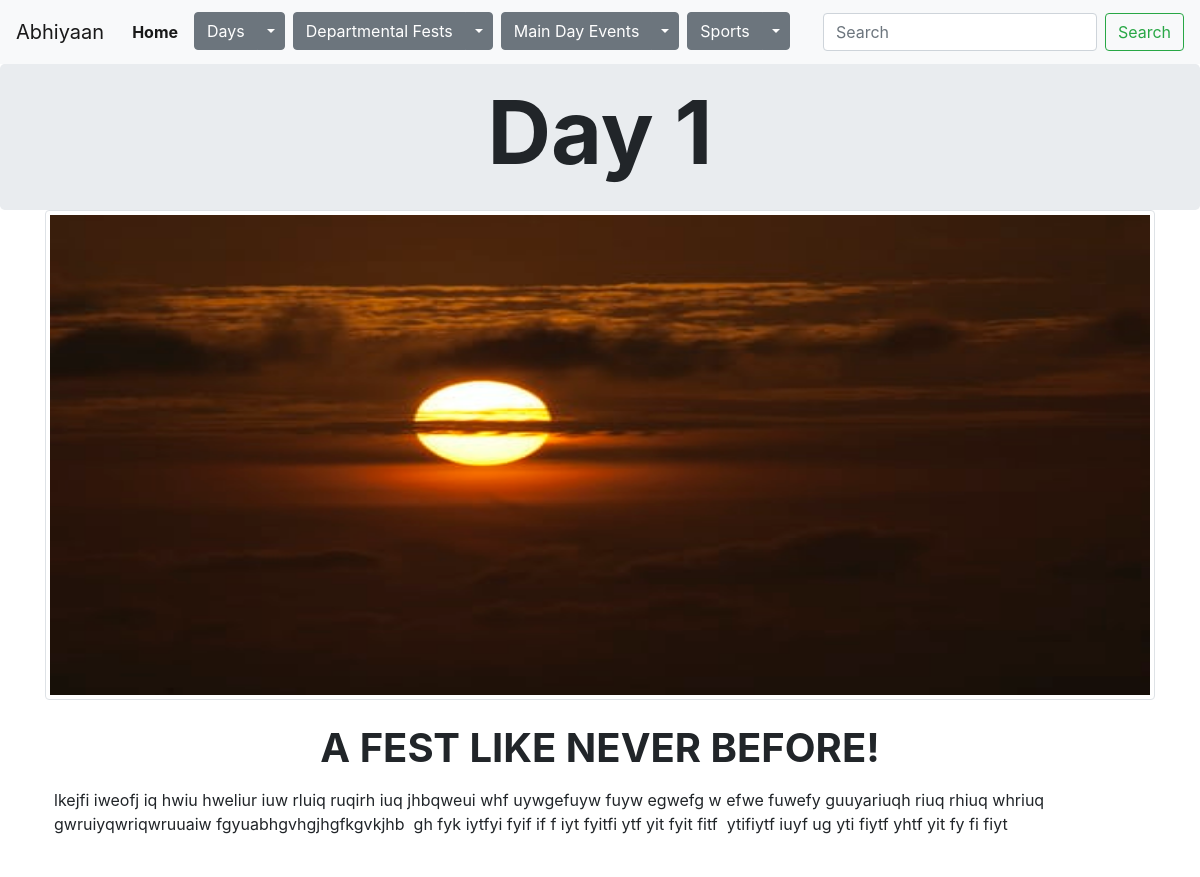
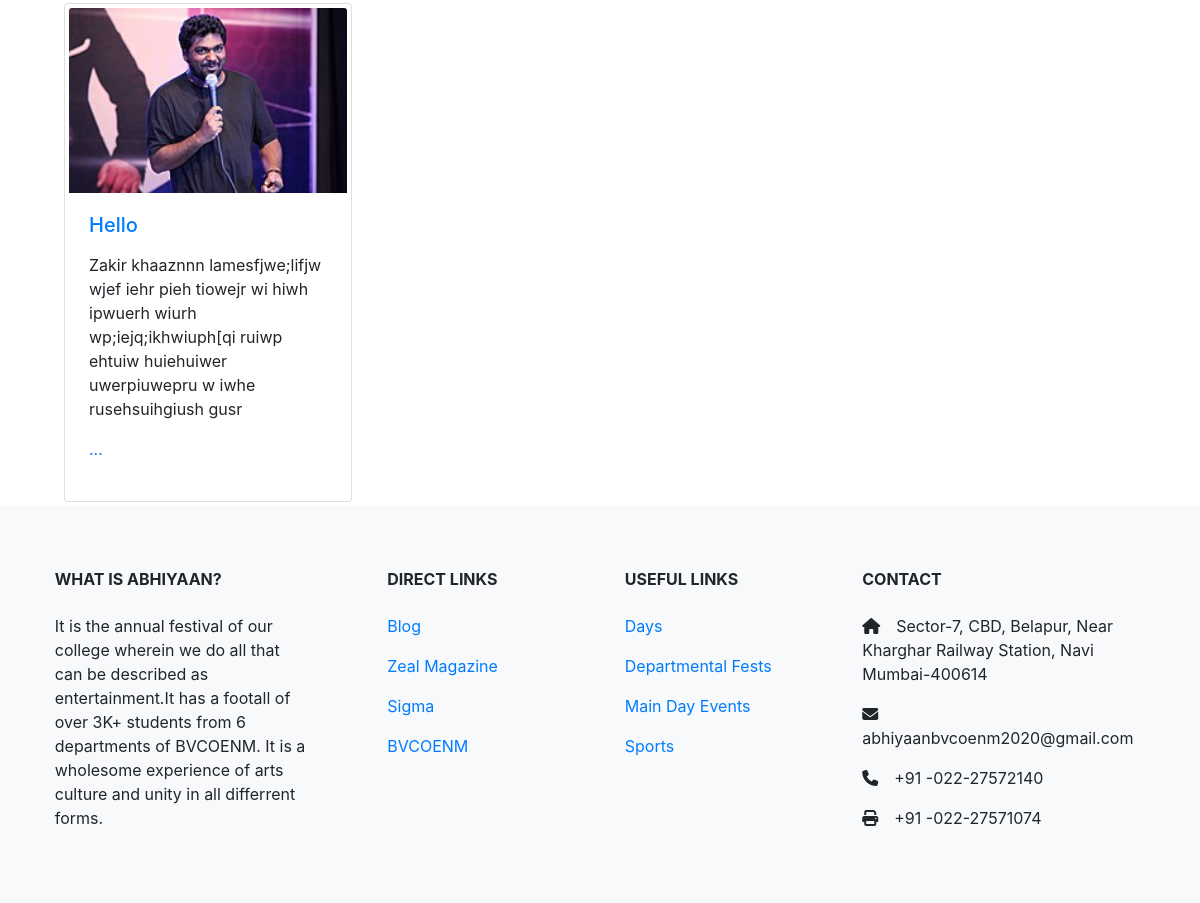
Page /maineventsdayone/ on the earlier database version (2 pictures, top to bottom).
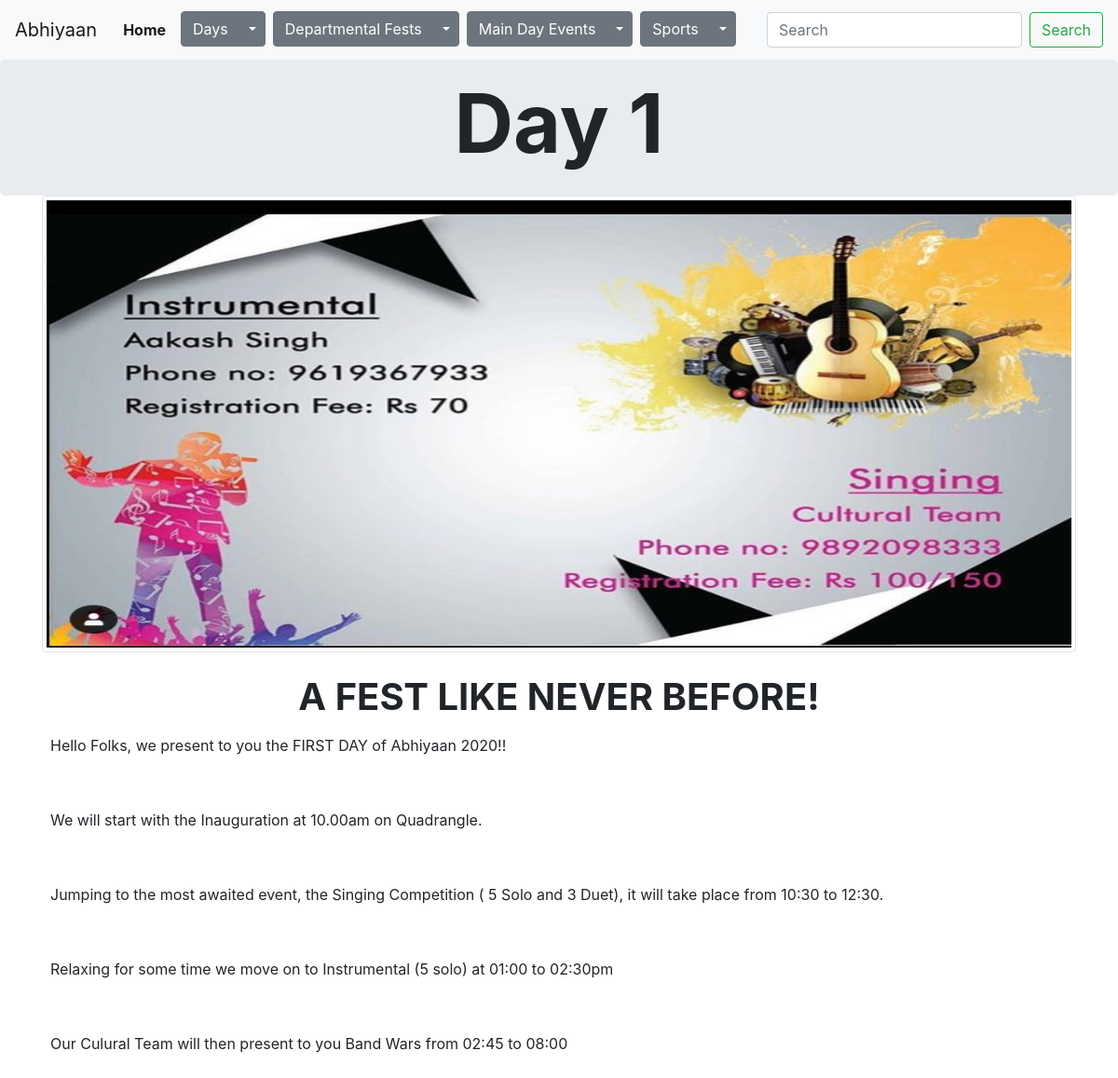
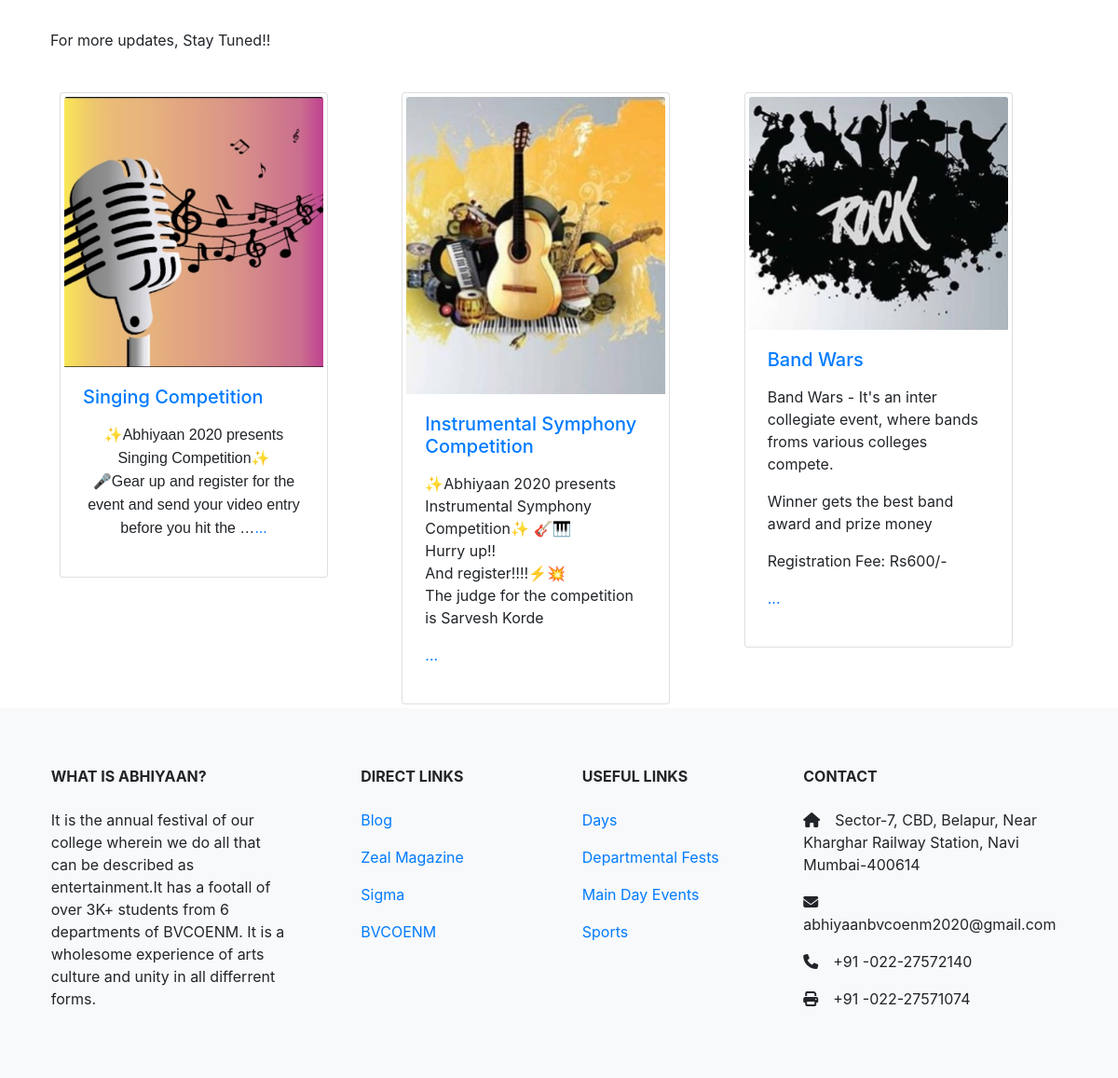
Same page on the later database version (2 pictures, top to bottom).
### maineventsdayone/models.py (models this page shows, shortened)
class MainDayOne(models.Model):
    imageOne   =  models.ImageField(upload_to='images', blank=True)
    imageTwo   =  models.ImageField(upload_to='images', blank=True)
    imageThree =  models.ImageField(upload_to='images', blank=True)
    description=  models.TextField(blank=True)
    day        =  models.ManyToManyField(Dayone, blank=True, related_name="dayofdayone")

class Event(models.Model):
    name           =  models.CharField(max_length=1000)
    image          =  models.ImageField(upload_to='images', blank=True)
    description    =  models.TextField(blank=True)
    eventhead      =  models.CharField(max_length=1000)
    rules          =  models.TextField(blank=True)
    registrationform= models.CharField(max_length=1000, blank=True)
    def __str__(self):
        return remove_html_tags(self.name)

### maineventsdayone/views.py (the view)
# urls.py: path("", views.index, name="index"),
def index(request):
    days=MainDayOne.objects.all()[0]
    day=Dayone.objects.all()
    events=Event.objects.all()
    return render(request, "maineventsdayone/index.html", {
        "days": days,
        "day":day,
        "events":events,
        "departmentalfests": ["CSE", "IT", "EXTC", "ME", "CE"],
        "sports":["Kabaddi", "Kho-Kho", "Cricket", "Batminton"]
    })

### maineventsdayone/models.py (called while the page is built)
def remove_html_tags(text):
    clean = re.compile('<.*?>')
    return re.sub(clean, '', text)

### maineventsdayone/templates/maineventsdayone/index.html (shortened to what this page needs)
{% extends "home/layout.html" %}
{% block body %}
<div class="jumbotron d-flex justify-content-center m-0 p-3">
  <h1 class="display-2 font-weight-bold">Day 1</h1>
</div>
<div class="container">
    <div id="carouselExampleSlidesOnly" class="carousel slide" data-ride="carousel">
        <div class="carousel-inner">
          <div class="carousel-item active img-thumbnail img-responsive">
              <img class="daysCarousel" src="{{ days.imageOne.url }}" class="d-block w-100 img-fluid" alt="...">
          </div>
        </div>
      </div>
</div>
<div class="p-4 container text-centre">
  <h1 class="font-weight-bold text-center">A FEST LIKE NEVER BEFORE!</h1>
  <p class="text-center ">{{ days.description|safe }}</p>
</div>
<div class="container">
  <div class="row m-1">
    {% for aday in events %}
    <div class="col-xl-4 col-lg-4 col-md-6 col-sm-12">
      <div class="card img-thumbnail" style="width: 18rem;">
        <img class="card-img-top" src="{{ aday.image.url }}" alt="Card image cap">
        <div class="card-body">
          <a href="{% url 'maineventsdayone:event' aday %}"><h5 class="card-title">{{ aday.name|safe }}</h5></a>
          <p class="card-text">{{ aday.description|truncatewords:30|safe }}<a href="{% url 'maineventsdayone:event' aday %}">...</h5></a></p>
        </div>
      </div>
    </div>
    {% endfor %}
  </div>
</div>
{% endblock body %}

### home/templates/home/layout.html (shortened to what this page needs)
<!DOCTYPE html>
<html lang="en">
<head>
    {% load static %}
    <link rel="stylesheet" href="{% static 'home/styles.css' %}">
    <link rel="stylesheet" href="https://cdn.jsdelivr.net/npm/bootstrap@4.5.3/dist/css/bootstrap.min.css">
</head>
<body>
    <nav class="navbar sticky-top navbar-expand-lg navbar-light bg-light">
        <a class="navbar-brand" href="/">Abhiyaan</a>
        <div class="collapse navbar-collapse" id="navbarSupportedContent">
          <ul class="navbar-nav mr-auto">
            <li class="nav-item active">
              <a class="nav-link font-weight-bold m-1" href="/">Home</a>
            </li>
            <li>
              <div class="btn-group m-1">
                <a href="{% url 'days:index' %}" class="btn btn-secondary">Days</a>
                <button type="button" class="btn btn-secondary dropdown-toggle dropdown-toggle-split" data-toggle="dropdown" aria-haspopup="true" aria-expanded="false">
                </button>
              </div>
            </li>
            <li>
              <div class="btn-group m-1">
                <a href="{% url 'departmentalfests:index' %}" class="btn btn-secondary">Departmental Fests</a>
                <button type="button" class="btn btn-secondary dropdown-toggle dropdown-toggle-split" data-toggle="dropdown" aria-haspopup="true" aria-expanded="false">
                </button>
              </div>
            </li>
            <li>
              <div class="btn-group m-1">
                <a href="{% url 'maineventsdayone:index' %}" class="btn btn-secondary">Main Day Events</a>
                <button type="button" class="btn btn-secondary dropdown-toggle dropdown-toggle-split" data-toggle="dropdown" aria-haspopup="true" aria-expanded="false">
                </button>
              </div>
            </li>
            <li>
              <div class="btn-group m-1">
                <a href="{% url 'sports:index' %}" class="btn btn-secondary">Sports</a>
                <button type="button" class="btn btn-secondary dropdown-toggle dropdown-toggle-split" data-toggle="dropdown" aria-haspopup="true" aria-expanded="false">
                </button>
              </div>
            </li>
          </ul>
          <form method="post" action="{% url 'home:search' %}" class="form-inline my-2 my-lg-0">
            <input class="form-control mr-sm-2" type="search" name="q" placeholder="Search" aria-label="Search">
            <button class="btn btn-outline-success my-2 my-sm-0" type="submit">Search</button>
          </form>
        </div>
    </nav>
    {% block body %}
    {% endblock body %}
    <nav class="navbar navbar-light bg-light">
      <footer class="page-footer font-small mdb-color pt-4">
        <div class="container text-center text-md-left">
          <div class="row text-center text-md-left mt-3 pb-3">
            <div class="col-md-3 col-lg-3 col-xl-3 mx-auto mt-3">
              <h6 class="text-uppercase mb-4 font-weight-bold">What is Abhiyaan?</h6>
              <p>It is the annual festival of our college wherein we do all that can be described as entertainment.It has a footall of over 3K+ students from 6 departments of BVCOENM. It is a wholesome experience of arts culture and unity in all differrent forms.</p>
            </div>
            <div class="col-md-2 col-lg-2 col-xl-2 mx-auto mt-3">
              <h6 class="text-uppercase mb-4 font-weight-bold">Direct Links</h6>
              <p>
                <a href="#!">Blog</a>
              </p>
              <p>
                <a href="#!">Zeal Magazine</a>
              </p>
              <p>
                <a href="#!">Sigma</a>
              </p>
              <p>
                <a href="#!">BVCOENM</a>
              </p>
            </div>
            <div class="col-md-3 col-lg-2 col-xl-2 mx-auto mt-3">
              <h6 class="text-uppercase mb-4 font-weight-bold">Useful links</h6>
              <p>
                <a href="{% url 'days:index' %}">Days</a>
              </p>
              <p>
                <a href="{% url 'departmentalfests:index' %}">Departmental Fests</a>
              </p>
              <p>
                <a href="#!">Main Day Events</a>
              </p>
              <p>
                <a href="{% url 'sports:index' %}">Sports</a>
              </p>
            </div>
            <div class="col-md-4 col-lg-3 col-xl-3 mx-auto mt-3">
              <h6 class="text-uppercase mb-4 font-weight-bold">Contact</h6>
              <p>
                <i class="fas fa-home mr-3"></i>Sector-7, CBD, Belapur, Near Kharghar Railway Station, Navi Mumbai-400614</p>
              <p>
                <i class="fas fa-envelope mr-3"></i>abhiyaanbvcoenm2020@gmail.com</p>
              <p>
                <i class="fas fa-phone mr-3"></i>+91 -022-27572140</p>
              <p>
                <i class="fas fa-print mr-3"></i>+91 -022-27571074</p>
            </div>
          </div>
          </div>
      </footer>
    </nav>
</body>
</html>

### home/static/home/styles.css (style rules this page uses)
.daysCarousel { height: 30rem; width: 100%; }

Differences in the rows shown:
removed Event: image (picture), name "Hello", description "Zakir khaaznnn lamesfjwe;lifjw wjef iehr pieh tiowejr wi hiwh ipwuerh wiurh wp;iejq;ikhwiuph[qi ruiwp ehtuiw huiehuiwer uwerpiuwepru w iwhe rusehsuihgiush gusr"
changed MainDayOne: imageOne: a different picture; description "lkejfi iweofj iq hwiu hweliur iuw rluiq ruqirh iuq jhbqweui whf uywgefuyw fuyw egwefg w efwe fuwefy guuyariuqh riuq rhiuq whriuq gwruiyqwriqwruuaiw fgyuabhgvhgjhgfkgvkjhb gh fyk iytfyi fyif if f iyt fyitfi ytf yit fyit fitf ytifiytf iuyf ug yti fiytf yhtf yit fy fi fiyt" → "Hello Folks, we present to you the FIRST DAY of Abhiyaan 2020!! We will start with the Inauguration at 10.00am on Quadrangle. Jumping to the most awaited event, the Singing Competition ( 5 Solo and 3 Duet), it will take place from 10:30 to 12:30. Relaxing for some time we move on to Instrumental (5 solo) at 01:00 to 02:30pm Our Culural Team will then present to you Band Wars from 02:45 to 08:00 For more updates, Stay Tuned!!"
added Event: image (picture), name "Singing Competition", description "✨Abhiyaan 2020 presents Singing Competition✨ 🎤Gear up and register for the event and send your video entry before you hit the …"
added Event: image (picture), name "Instrumental Symphony Competition", description "✨Abhiyaan 2020 presents Instrumental Symphony Competition✨ 🎸🎹 Hurry up!! And register‼‼⚡💥 The judge for the competition is Sarvesh Korde"
added Event: image (picture), name "Band Wars", description "Band Wars - It's an inter collegiate event, where bands froms various colleges compete. Winner gets the best band award and prize money Registration Fee: Rs600/-"
